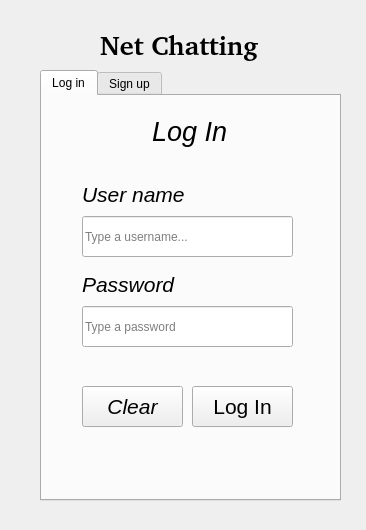
<?xml version="1.0" encoding="UTF-8"?>
<ui version="4.0">
 <class>Form</class>
 <widget class="QWidget" name="Form">
  <property name="geometry">
   <rect>
    <x>0</x>
    <y>0</y>
    <width>366</width>
    <height>530</height>
   </rect>
  </property>
  <property name="windowTitle">
   <string>Form</string>
  </property>
  <widget class="QTabWidget" name="tabWidget">
   <property name="geometry">
    <rect>
     <x>40</x>
     <y>70</y>
     <width>301</width>
     <height>431</height>
    </rect>
   </property>
   <property name="toolTip">
    <string>&lt;html&gt;&lt;head/&gt;&lt;body&gt;&lt;p&gt;&lt;br/&gt;&lt;/p&gt;&lt;/body&gt;&lt;/html&gt;</string>
   </property>
   <property name="currentIndex">
    <number>0</number>
   </property>
   <widget class="QWidget" name="Log_in">
    <attribute name="title">
     <string>Log in</string>
    </attribute>
    <widget class="QLineEdit" name="LoginUsernameLineEdit">
     <property name="geometry">
      <rect>
       <x>40</x>
       <y>120</y>
       <width>211</width>
       <height>41</height>
      </rect>
     </property>
     <property name="inputMask">
      <string/>
     </property>
     <property name="text">
      <string/>
     </property>
     <property name="placeholderText">
      <string>Type a username...</string>
     </property>
    </widget>
    <widget class="QLineEdit" name="LoginPasswordLineEdit">
     <property name="geometry">
      <rect>
       <x>40</x>
       <y>210</y>
       <width>211</width>
       <height>41</height>
      </rect>
     </property>
     <property name="placeholderText">
      <string>Type a password</string>
     </property>
    </widget>
    <widget class="QLabel" name="label">
     <property name="geometry">
      <rect>
       <x>40</x>
       <y>90</y>
       <width>111</width>
       <height>17</height>
      </rect>
     </property>
     <property name="font">
      <font>
       <pointsize>16</pointsize>
       <italic>true</italic>
      </font>
     </property>
     <property name="text">
      <string>User name</string>
     </property>
    </widget>
    <widget class="QLabel" name="label_2">
     <property name="geometry">
      <rect>
       <x>40</x>
       <y>180</y>
       <width>111</width>
       <height>17</height>
      </rect>
     </property>
     <property name="font">
      <font>
       <pointsize>16</pointsize>
       <italic>true</italic>
      </font>
     </property>
     <property name="text">
      <string>Password</string>
     </property>
    </widget>
    <widget class="QPushButton" name="LoginLoginButton">
     <property name="geometry">
      <rect>
       <x>150</x>
       <y>290</y>
       <width>101</width>
       <height>41</height>
      </rect>
     </property>
     <property name="font">
      <font>
       <pointsize>16</pointsize>
       <italic>false</italic>
      </font>
     </property>
     <property name="cursor">
      <cursorShape>PointingHandCursor</cursorShape>
     </property>
     <property name="text">
      <string>Log In</string>
     </property>
    </widget>
    <widget class="QPushButton" name="LoginClearButton">
     <property name="geometry">
      <rect>
       <x>40</x>
       <y>290</y>
       <width>101</width>
       <height>41</height>
      </rect>
     </property>
     <property name="font">
      <font>
       <pointsize>16</pointsize>
       <italic>true</italic>
      </font>
     </property>
     <property name="cursor">
      <cursorShape>PointingHandCursor</cursorShape>
     </property>
     <property name="text">
      <string>Clear</string>
     </property>
    </widget>
    <widget class="QLabel" name="label_3">
     <property name="geometry">
      <rect>
       <x>110</x>
       <y>20</y>
       <width>91</width>
       <height>31</height>
      </rect>
     </property>
     <property name="font">
      <font>
       <pointsize>20</pointsize>
       <italic>true</italic>
      </font>
     </property>
     <property name="text">
      <string>Log In</string>
     </property>
    </widget>
   </widget>
   <widget class="QWidget" name="Sign_up">
    <attribute name="title">
     <string>Sign up</string>
    </attribute>
    <widget class="QLineEdit" name="SignupUsernameLineEdit">
     <property name="geometry">
      <rect>
       <x>30</x>
       <y>180</y>
       <width>211</width>
       <height>41</height>
      </rect>
     </property>
     <property name="placeholderText">
      <string>Type your username...</string>
     </property>
    </widget>
    <widget class="QLabel" name="label_4">
     <property name="geometry">
      <rect>
       <x>100</x>
       <y>10</y>
       <width>91</width>
       <height>31</height>
      </rect>
     </property>
     <property name="font">
      <font>
       <pointsize>20</pointsize>
       <italic>true</italic>
      </font>
     </property>
     <property name="text">
      <string>Sign Up</string>
     </property>
    </widget>
    <widget class="QLabel" name="label_5">
     <property name="geometry">
      <rect>
       <x>40</x>
       <y>160</y>
       <width>111</width>
       <height>17</height>
      </rect>
     </property>
     <property name="font">
      <font>
       <pointsize>16</pointsize>
       <italic>true</italic>
      </font>
     </property>
     <property name="text">
      <string>User name</string>
     </property>
    </widget>
    <widget class="QLabel" name="label_6">
     <property name="geometry">
      <rect>
       <x>40</x>
       <y>230</y>
       <width>111</width>
       <height>17</height>
      </rect>
     </property>
     <property name="font">
      <font>
       <pointsize>16</pointsize>
       <italic>true</italic>
      </font>
     </property>
     <property name="text">
      <string>Password</string>
     </property>
    </widget>
    <widget class="QLineEdit" name="SignupPasswordLineEdit">
     <property name="geometry">
      <rect>
       <x>30</x>
       <y>250</y>
       <width>211</width>
       <height>41</height>
      </rect>
     </property>
     <property name="placeholderText">
      <string>Type your password...</string>
     </property>
    </widget>
    <widget class="QLineEdit" name="SignupNameLineEdit">
     <property name="geometry">
      <rect>
       <x>30</x>
       <y>100</y>
       <width>211</width>
       <height>41</height>
      </rect>
     </property>
     <property name="placeholderText">
      <string>Type your name...</string>
     </property>
    </widget>
    <widget class="QLabel" name="label_7">
     <property name="geometry">
      <rect>
       <x>40</x>
       <y>80</y>
       <width>171</width>
       <height>17</height>
      </rect>
     </property>
     <property name="font">
      <font>
       <pointsize>16</pointsize>
       <italic>true</italic>
      </font>
     </property>
     <property name="text">
      <string>Name</string>
     </property>
    </widget>
    <widget class="QPushButton" name="SignupClearButton">
     <property name="geometry">
      <rect>
       <x>30</x>
       <y>310</y>
       <width>101</width>
       <height>41</height>
      </rect>
     </property>
     <property name="font">
      <font>
       <pointsize>16</pointsize>
       <italic>true</italic>
      </font>
     </property>
     <property name="cursor">
      <cursorShape>PointingHandCursor</cursorShape>
     </property>
     <property name="text">
      <string>Clear</string>
     </property>
    </widget>
    <widget class="QPushButton" name="SignupSignupButton">
     <property name="geometry">
      <rect>
       <x>140</x>
       <y>310</y>
       <width>101</width>
       <height>41</height>
      </rect>
     </property>
     <property name="font">
      <font>
       <pointsize>16</pointsize>
       <italic>false</italic>
      </font>
     </property>
     <property name="cursor">
      <cursorShape>PointingHandCursor</cursorShape>
     </property>
     <property name="text">
      <string>Sign up</string>
     </property>
    </widget>
   </widget>
  </widget>
  <widget class="QLabel" name="NetChattingLabel">
   <property name="geometry">
    <rect>
     <x>100</x>
     <y>30</y>
     <width>171</width>
     <height>31</height>
    </rect>
   </property>
   <property name="palette">
    <palette>
     <active>
      <colorrole role="WindowText">
       <brush brushstyle="SolidPattern">
        <color alpha="255">
         <red>0</red>
         <green>0</green>
         <blue>0</blue>
        </color>
       </brush>
      </colorrole>
      <colorrole role="Button">
       <brush brushstyle="SolidPattern">
        <color alpha="255">
         <red>55</red>
         <green>80</green>
         <blue>242</blue>
        </color>
       </brush>
      </colorrole>
      <colorrole role="Light">
       <brush brushstyle="SolidPattern">
        <color alpha="255">
         <red>166</red>
         <green>178</green>
         <blue>255</blue>
        </color>
       </brush>
      </colorrole>
      <colorrole role="Midlight">
       <brush brushstyle="SolidPattern">
        <color alpha="255">
         <red>110</red>
         <green>129</green>
         <blue>248</blue>
        </color>
       </brush>
      </colorrole>
      <colorrole role="Dark">
       <brush brushstyle="SolidPattern">
        <color alpha="255">
         <red>27</red>
         <green>40</green>
         <blue>121</blue>
        </color>
       </brush>
      </colorrole>
      <colorrole role="Mid">
       <brush brushstyle="SolidPattern">
        <color alpha="255">
         <red>36</red>
         <green>53</green>
         <blue>161</blue>
        </color>
       </brush>
      </colorrole>
      <colorrole role="Text">
       <brush brushstyle="SolidPattern">
        <color alpha="255">
         <red>0</red>
         <green>0</green>
         <blue>0</blue>
        </color>
       </brush>
      </colorrole>
      <colorrole role="BrightText">
       <brush brushstyle="SolidPattern">
        <color alpha="255">
         <red>255</red>
         <green>255</green>
         <blue>255</blue>
        </color>
       </brush>
      </colorrole>
      <colorrole role="ButtonText">
       <brush brushstyle="SolidPattern">
        <color alpha="255">
         <red>0</red>
         <green>0</green>
         <blue>0</blue>
        </color>
       </brush>
      </colorrole>
      <colorrole role="Base">
       <brush brushstyle="SolidPattern">
        <color alpha="255">
         <red>255</red>
         <green>255</green>
         <blue>255</blue>
        </color>
       </brush>
      </colorrole>
      <colorrole role="Window">
       <brush brushstyle="SolidPattern">
        <color alpha="255">
         <red>55</red>
         <green>80</green>
         <blue>242</blue>
        </color>
       </brush>
      </colorrole>
      <colorrole role="Shadow">
       <brush brushstyle="SolidPattern">
        <color alpha="255">
         <red>0</red>
         <green>0</green>
         <blue>0</blue>
        </color>
       </brush>
      </colorrole>
      <colorrole role="AlternateBase">
       <brush brushstyle="SolidPattern">
        <color alpha="255">
         <red>155</red>
         <green>167</green>
         <blue>248</blue>
        </color>
       </brush>
      </colorrole>
      <colorrole role="ToolTipBase">
       <brush brushstyle="SolidPattern">
        <color alpha="255">
         <red>255</red>
         <green>255</green>
         <blue>220</blue>
        </color>
       </brush>
      </colorrole>
      <colorrole role="ToolTipText">
       <brush brushstyle="SolidPattern">
        <color alpha="255">
         <red>0</red>
         <green>0</green>
         <blue>0</blue>
        </color>
       </brush>
      </colorrole>
     </active>
     <inactive>
      <colorrole role="WindowText">
       <brush brushstyle="SolidPattern">
        <color alpha="255">
         <red>0</red>
         <green>0</green>
         <blue>0</blue>
        </color>
       </brush>
      </colorrole>
      <colorrole role="Button">
       <brush brushstyle="SolidPattern">
        <color alpha="255">
         <red>55</red>
         <green>80</green>
         <blue>242</blue>
        </color>
       </brush>
      </colorrole>
      <colorrole role="Light">
       <brush brushstyle="SolidPattern">
        <color alpha="255">
         <red>166</red>
         <green>178</green>
         <blue>255</blue>
        </color>
       </brush>
      </colorrole>
      <colorrole role="Midlight">
       <brush brushstyle="SolidPattern">
        <color alpha="255">
         <red>110</red>
         <green>129</green>
         <blue>248</blue>
        </color>
       </brush>
      </colorrole>
      <colorrole role="Dark">
       <brush brushstyle="SolidPattern">
        <color alpha="255">
         <red>27</red>
         <green>40</green>
         <blue>121</blue>
        </color>
       </brush>
      </colorrole>
      <colorrole role="Mid">
       <brush brushstyle="SolidPattern">
        <color alpha="255">
         <red>36</red>
         <green>53</green>
         <blue>161</blue>
        </color>
       </brush>
      </colorrole>
      <colorrole role="Text">
       <brush brushstyle="SolidPattern">
        <color alpha="255">
         <red>0</red>
         <green>0</green>
         <blue>0</blue>
        </color>
       </brush>
      </colorrole>
      <colorrole role="BrightText">
       <brush brushstyle="SolidPattern">
        <color alpha="255">
         <red>255</red>
         <green>255</green>
         <blue>255</blue>
        </color>
       </brush>
      </colorrole>
      <colorrole role="ButtonText">
       <brush brushstyle="SolidPattern">
        <color alpha="255">
         <red>0</red>
         <green>0</green>
         <blue>0</blue>
        </color>
       </brush>
      </colorrole>
      <colorrole role="Base">
       <brush brushstyle="SolidPattern">
        <color alpha="255">
         <red>255</red>
         <green>255</green>
         <blue>255</blue>
        </color>
       </brush>
      </colorrole>
      <colorrole role="Window">
       <brush brushstyle="SolidPattern">
        <color alpha="255">
         <red>55</red>
         <green>80</green>
         <blue>242</blue>
        </color>
       </brush>
      </colorrole>
      <colorrole role="Shadow">
       <brush brushstyle="SolidPattern">
        <color alpha="255">
         <red>0</red>
         <green>0</green>
         <blue>0</blue>
        </color>
       </brush>
      </colorrole>
      <colorrole role="AlternateBase">
       <brush brushstyle="SolidPattern">
        <color alpha="255">
         <red>155</red>
         <green>167</green>
         <blue>248</blue>
        </color>
       </brush>
      </colorrole>
      <colorrole role="ToolTipBase">
       <brush brushstyle="SolidPattern">
        <color alpha="255">
         <red>255</red>
         <green>255</green>
         <blue>220</blue>
        </color>
       </brush>
      </colorrole>
      <colorrole role="ToolTipText">
       <brush brushstyle="SolidPattern">
        <color alpha="255">
         <red>0</red>
         <green>0</green>
         <blue>0</blue>
        </color>
       </brush>
      </colorrole>
     </inactive>
     <disabled>
      <colorrole role="WindowText">
       <brush brushstyle="SolidPattern">
        <color alpha="255">
         <red>27</red>
         <green>40</green>
         <blue>121</blue>
        </color>
       </brush>
      </colorrole>
      <colorrole role="Button">
       <brush brushstyle="SolidPattern">
        <color alpha="255">
         <red>55</red>
         <green>80</green>
         <blue>242</blue>
        </color>
       </brush>
      </colorrole>
      <colorrole role="Light">
       <brush brushstyle="SolidPattern">
        <color alpha="255">
         <red>166</red>
         <green>178</green>
         <blue>255</blue>
        </color>
       </brush>
      </colorrole>
      <colorrole role="Midlight">
       <brush brushstyle="SolidPattern">
        <color alpha="255">
         <red>110</red>
         <green>129</green>
         <blue>248</blue>
        </color>
       </brush>
      </colorrole>
      <colorrole role="Dark">
       <brush brushstyle="SolidPattern">
        <color alpha="255">
         <red>27</red>
         <green>40</green>
         <blue>121</blue>
        </color>
       </brush>
      </colorrole>
      <colorrole role="Mid">
       <brush brushstyle="SolidPattern">
        <color alpha="255">
         <red>36</red>
         <green>53</green>
         <blue>161</blue>
        </color>
       </brush>
      </colorrole>
      <colorrole role="Text">
       <brush brushstyle="SolidPattern">
        <color alpha="255">
         <red>27</red>
         <green>40</green>
         <blue>121</blue>
        </color>
       </brush>
      </colorrole>
      <colorrole role="BrightText">
       <brush brushstyle="SolidPattern">
        <color alpha="255">
         <red>255</red>
         <green>255</green>
         <blue>255</blue>
        </color>
       </brush>
      </colorrole>
      <colorrole role="ButtonText">
       <brush brushstyle="SolidPattern">
        <color alpha="255">
         <red>27</red>
         <green>40</green>
         <blue>121</blue>
        </color>
       </brush>
      </colorrole>
      <colorrole role="Base">
       <brush brushstyle="SolidPattern">
        <color alpha="255">
         <red>55</red>
         <green>80</green>
         <blue>242</blue>
        </color>
       </brush>
      </colorrole>
      <colorrole role="Window">
       <brush brushstyle="SolidPattern">
        <color alpha="255">
         <red>55</red>
         <green>80</green>
         <blue>242</blue>
        </color>
       </brush>
      </colorrole>
      <colorrole role="Shadow">
       <brush brushstyle="SolidPattern">
        <color alpha="255">
         <red>0</red>
         <green>0</green>
         <blue>0</blue>
        </color>
       </brush>
      </colorrole>
      <colorrole role="AlternateBase">
       <brush brushstyle="SolidPattern">
        <color alpha="255">
         <red>55</red>
         <green>80</green>
         <blue>242</blue>
        </color>
       </brush>
      </colorrole>
      <colorrole role="ToolTipBase">
       <brush brushstyle="SolidPattern">
        <color alpha="255">
         <red>255</red>
         <green>255</green>
         <blue>220</blue>
        </color>
       </brush>
      </colorrole>
      <colorrole role="ToolTipText">
       <brush brushstyle="SolidPattern">
        <color alpha="255">
         <red>0</red>
         <green>0</green>
         <blue>0</blue>
        </color>
       </brush>
      </colorrole>
     </disabled>
    </palette>
   </property>
   <property name="font">
    <font>
     <family>Bitstream Charter</family>
     <pointsize>20</pointsize>
     <weight>75</weight>
     <bold>true</bold>
    </font>
   </property>
   <property name="text">
    <string>Net Chatting</string>
   </property>
  </widget>
 </widget>
 <resources/>
 <connections/>
</ui>
